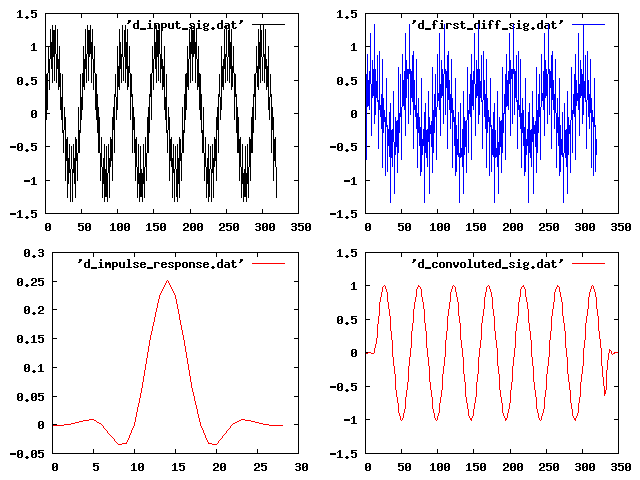

Here is the gnuplot script that generated this plot:
# gnuplot -p "code/multiplot.gp" > plot.png

reset

set terminal png

set size 1, 1

set multiplot

set size 0.5, 0.5
set origin 0, 0.5
plot 'd_input_sig.dat' with lines lc rgb 'black'

set size 0.5, 0.5
set origin 0, 0
plot 'd_impulse_response.dat' with lines lc rgb 'red'

set size 0.5, 0.5
set origin 0.5, 0
plot 'd_convoluted_sig.dat' with lines lc rgb 'red'

set size 0.5, 0.5
set origin 0.5, 0.5
plot 'd_first_diff_sig.dat' with lines lc rgb 'blue'
